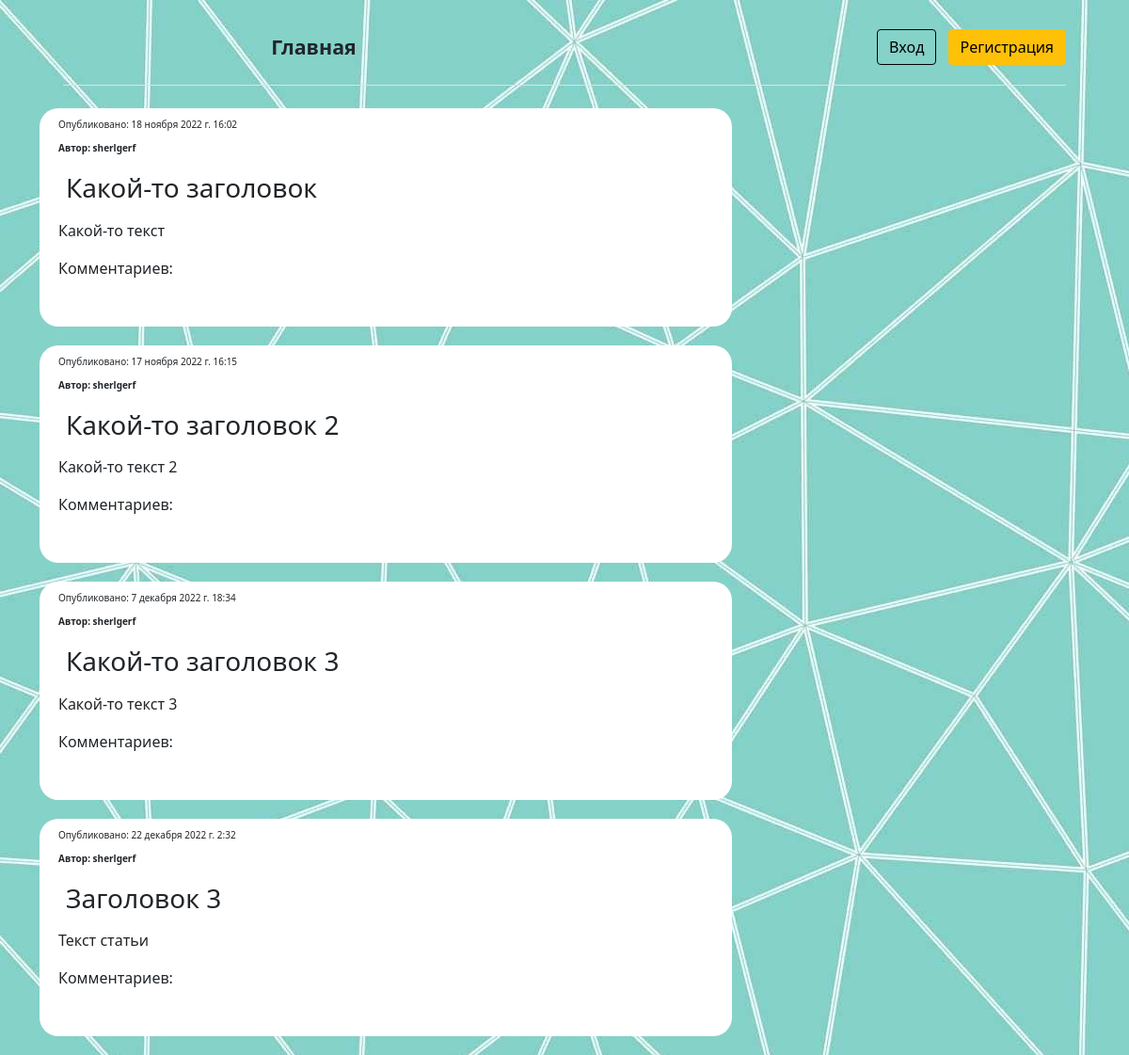
The page / on the database its author committed.
### blog/models.py (models this page shows, shortened)
class Post(models.Model):
    author = models.ForeignKey(settings.AUTH_USER_MODEL,
                               on_delete=models.CASCADE)
    title = models.CharField(max_length=200, verbose_name="Заголовок")
    text = models.CharField(max_length=400, verbose_name="Текст статьи")
    created_date = models.DateTimeField(default=timezone.now,
                                        verbose_name="Дата создания")
    published_date = models.DateTimeField(blank=True,
                                          null=True,
                                          verbose_name="Дата публикации")
    is_published = models.BooleanField(default=False,
                                       verbose_name="Запись опубликована?")
    objects = PostManager()
    published = PostPublishedManager()
    def get_absolute_url(self):
        return reverse('post_detail', args=[str(self.id)])
    class Meta:
        verbose_name = "Запись в блоге"
        verbose_name_plural = "Запись в блоге"

### blog/views.py (the view)
# urls.py: path('', views.post_list, name='post_list'),
def post_list(request):
    posts = Post.objects.for_user(user=request.user)
    return render(request, 'blog/post_list.html', {'posts': posts})

### blog/managers.py (called while the page is built)
    def for_user(self, user=None) -> object:
        if user.is_staff:
            return self.all()
        elif user.is_authenticated:
            return self.filter(
                Q(published_date_lte=timezone.now()) | Q(author=user))
        else:
            return self.filter(published_date__lte=timezone.now())

    def get_queryset(self):
        return PostQuerySet(self.model, using=self._db)

    def for_user(self, user=None):
        return self.get_queryset().for_user(user=user)

### blog/templates/blog/post_list.html (shortened to what this page needs)
{% extends 'blog/base.html' %}
{% block content %}
    {% for post in posts %}
        <div class="post" style="background: #ffffff; margin-bottom: 20px; padding: 10px; padding-left: 20px;
          border-radius: 20px;border: 5px #000000">
            <div class="date" style="font-size: 10px">
                {% if post.published_date %}
                    <p style="margin-bottom: 10px;">Опубликовано: {{ post.published_date }}</p>
                {% else %}
                    <p>Не опубликовано</p>
                {% endif %}
                <p style="font-weight: bold; margin-bottom: 10px;">Автор: {{ post.author }}</p>
            </div>
           <h3><a href="{{ post.get_absolute_url}}" class="nav-link px-2 link-dark"> {{ post.title }} </a></h3>
            <p>{{ post.text|linebreaksbr }}</p>
            <p>Комментариев: {{ post.comment.count }}</p>
            <br>
        </div>
    {% endfor %}
{% endblock %}

### blog/static/blog/css/theme.css (style rules this page uses)
body { background-image: url('../image/1.jpg'); background-repeat: repeat; height: 100%; }
body { margin: 0; font-family: var(--bs-body-font-family); font-size: var(--bs-body-font-size); font-weight: var(--bs-body-font-weight); line-height: var(--bs-body-line-height); color: var(--bs-body-color); -webkit-text-size-adjust: 100%; -webkit-tap-highlight-color: transparent; }
:root { --bs-blue: #0d6efd; --bs-indigo: #6610f2; --bs-purple: #6f42c1; --bs-pink: #d63384; --bs-red: #dc3545; --bs-orange: #fd7e14; --bs-yellow: #ffc107; --bs-green: #198754; --bs-teal: #20c997; --bs-cyan: #0dcaf0; --bs-white: #fff; --bs-gray: #6c757d; --bs-gray-dark: #343a40; --bs-gray-100: #f8f9fa; --bs-gray-200: #e9ecef; --bs-gray-300: #dee2e6; --bs-gray-400: #ced4da; --bs-gray-500: #adb5bd; --bs-gray-600: #6c757d; --bs-gray-700: #495057; --bs-gray-800: #343a40; --bs-gray-900: #212529; --bs-primary: #0d6efd; --bs-secondary: #6c757d; --bs-success: #198754; --bs-info: #0dcaf0; --bs-warning: #ffc107; --bs-danger: #dc3545; --bs-light: #f8f9fa; --bs-dark: #212529; --bs-primary-rgb: 13,110,253; --bs-secondary-rgb: 108,117,125; --bs-success-rgb: 25,135,84; --bs-info-rgb: 13,202,240; --bs-warning-rgb: 255,193,7; --bs-danger-rgb: 220,53,69; --bs-light-rgb: 248,249,250; --bs-dark-rgb: 33,37,41; --bs-white-rgb: 255,255,255; --bs-black-rgb: 0,0,0; --bs-body-color-rgb: 33,37,41; --bs-body-bg-rgb: 255,255,255; --bs-font-sans-serif: system-ui,-apple-system,"Segoe UI",Roboto,"Helvetica Neue",Arial,"Noto Sans","Liberation Sans",sans-serif,"Apple Color Emoji","Segoe UI Emoji","Segoe UI Symbol","Noto Color Emoji"; --bs-font-monospace: SFMono-Regular,Menlo,Monaco,Consolas,"Liberation Mono","Courier New",monospace; --bs-gradient: linear-gradient(180deg, rgba(255, 255, 255, 0.15), rgba(255, 255, 255, 0)); --bs-body-font-family: var(--bs-font-sans-serif); --bs-body-font-size: 1rem; --bs-body-font-weight: 400; --bs-body-line-height: 1.5; --bs-body-color: #212529; }
*,::after,::before { box-sizing:border-box; }
a { color:#0d6efd;text-decoration:underline; }
.nav-link { display:block;padding:.5rem 1rem;color:#0d6efd;text-decoration:none;transition:color .15s ease-in-out,background-color .15s ease-in-out,border-color .15s ease-in-out; }
.link-dark { color:#212529; }
.px-2 { padding-right:.5rem!important;padding-left:.5rem!important; }

### rows shown on the page
Post: published_date "18 ноября 2022 г. 16:02", author "sherlgerf", title "Какой-то заголовок", text "Какой-то текст"
Post: published_date "17 ноября 2022 г. 16:15", author "sherlgerf", title "Какой-то заголовок 2", text "Какой-то текст 2"
Post: published_date "7 декабря 2022 г. 18:34", author "sherlgerf", title "Какой-то заголовок 3", text "Какой-то текст 3"
Post: published_date "22 декабря 2022 г. 2:32", author "sherlgerf", title "Заголовок 3", text "Текст статьи"
